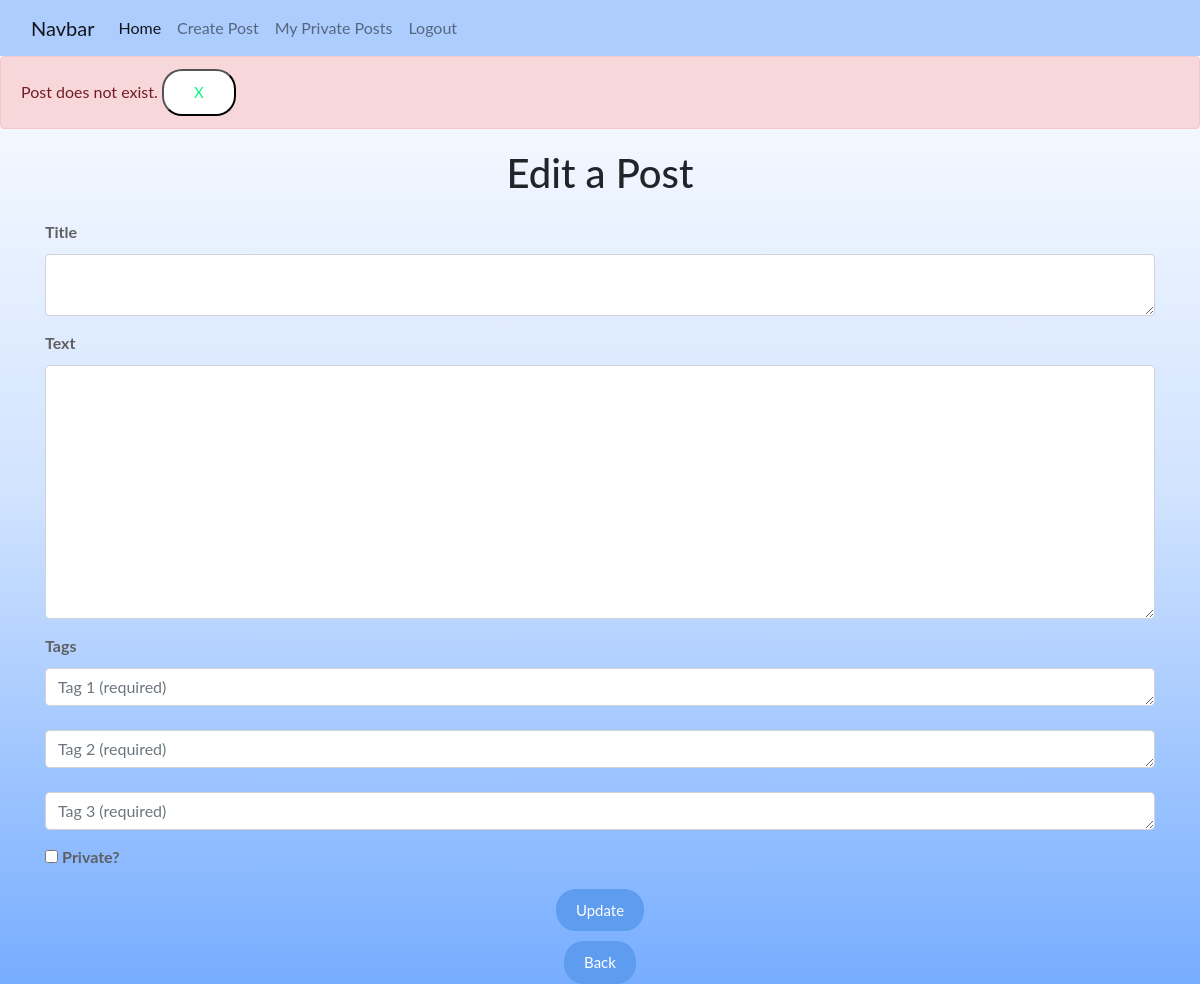
Page /update-post/13 (signed in) on the earlier database version.
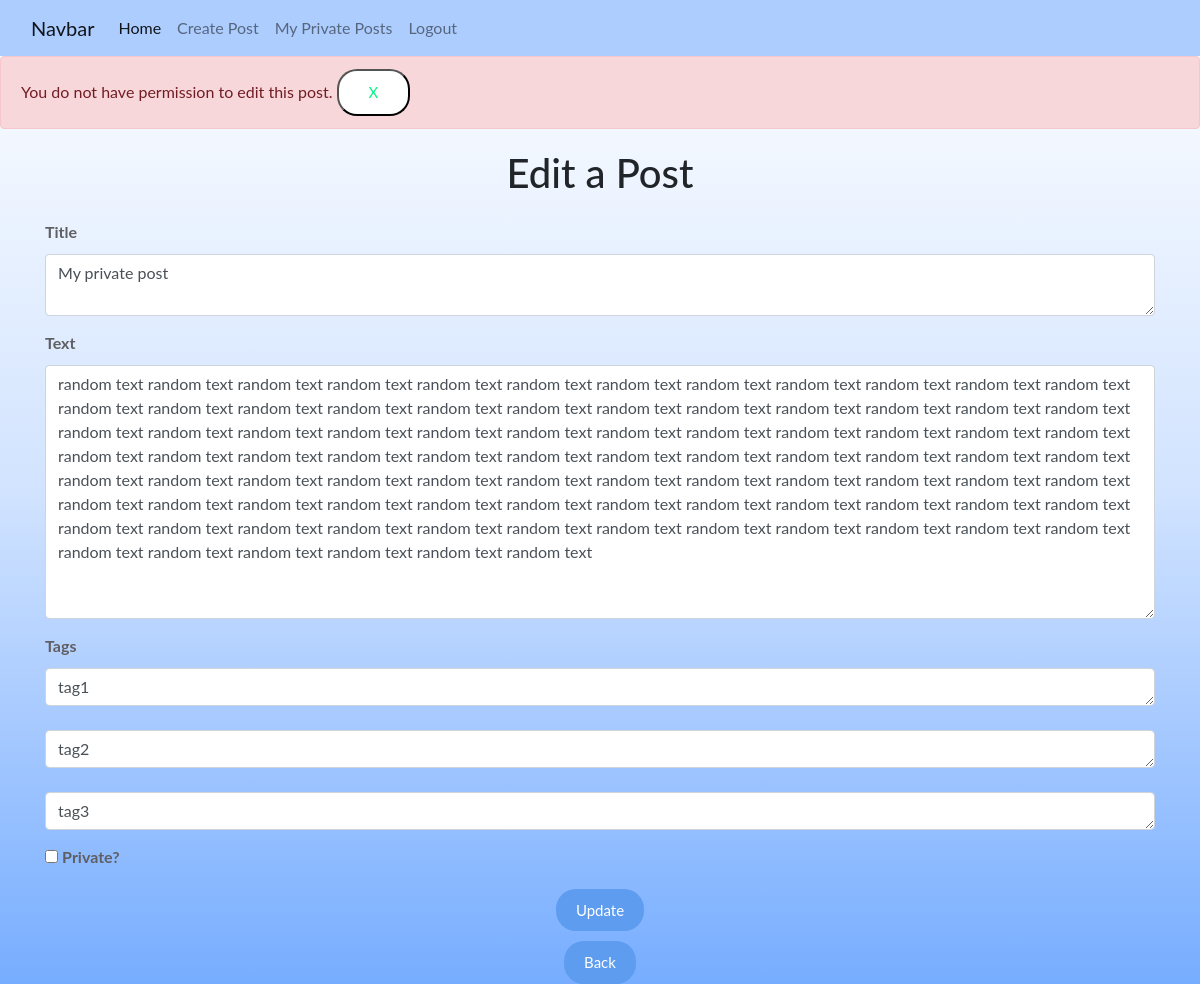
Same page on the later database version.
### website/models.py (models this page shows)
class Post(db.Model):
    id = db.Column(db.Integer, primary_key=True)
    title = db.Column(db.Text, nullable=False)
    text = db.Column(db.Text, nullable=False)
    tag1 = db.Column(db.String(32))
    tag2 = db.Column(db.String(32))
    tag3 = db.Column(db.String(32))
    date_created = db.Column(db.DateTime(timezone=True), default=func.now())
    is_private = db.Column(db.Integer, default = 0)
    author = db.Column(db.Integer, db.ForeignKey('user.id', ondelete="CASCADE"), nullable=False)

### website/views.py (the view, shortened to what this page needs)
@views.route("/update-post/<id>", methods=['GET', 'POST'])
@login_required
def update_post(id):
    post = Post.query.filter_by(id=id).first()
    if not post:
        flash("Post does not exist.", category='error')
    elif current_user.id != post.author:
        flash('You do not have permission to edit this post.', category='error')
    return render_template('update_post.html', post=post, user=current_user)

### website/__init__.py (called while the page is built)
def create_app():
    app = Flask(__name__)
    app.config['SECRET_KEY'] = "secretkey"
    app.config['SQLALCHEMY_DATABASE_URI'] = f'sqlite:///{DB_NAME}'
    app.config['SQLALCHEMY_TRACK_MODIFICATIONS'] = False
    db.init_app(app)
    from .views import views
    from .auth import auth
    app.register_blueprint(views, url_prefix="/")
    app.register_blueprint(auth, url_prefix="/")
    from .models import User, Post
    create_database(app)
    login_manager = LoginManager()
    login_manager.login_view = "auth.login"
    login_manager.init_app(app)
    @login_manager.user_loader
    def load_user(id):
        return User.query.get(int(id))
    return app

### website/templates/update_post.html
{% extends "base.html" %} {% block title %}Home{% endblock %} {% block content%}
<h1 align="center">Edit a Post</h1>
<form action="{{ url_for('views.update_post', id=post.id) }}", method="POST">
  <label for="title">Title</label>
  <textarea name="title" id="title" class="form-control">{{post.title}}</textarea>
  <label for="text">Text</label>
  <textarea name="text" id="text" class="form-control" rows="10" cols="40">{{post.text}}</textarea>
  <label for="tag1">Tags</label>
  <textarea name="tag1" id="tag1" class="form-control" placeholder="Tag 1 (required)" rows="1">{{ post.tag1 }}</textarea>
  <br>
  <textarea name="tag2" id="tag2" class="form-control" placeholder="Tag 2 (required)" rows="1">{{ post.tag2 }}</textarea>
  <br>
  <textarea name="tag3" id="tag3" class="form-control" placeholder="Tag 3 (required)" rows="1">{{ post.tag3 }}</textarea>
  <input type="checkbox" name="is_private" id="is_private">
  <label for="is_private">Private?</label>
  <br>
  <div align="center">
    <button type="submit" class="update-btn">Update</button>
  </div>
</form>
<div align="center">
  <a href="/home"
    ><button type="button" class="back-btn">Back</button></a
  >
</div>
{% endblock %}

### website/templates/base.html (shortened to what this page needs)
<!DOCTYPE html>
<html lang="en">
<head>
    <link rel="stylesheet" href="https://maxcdn.bootstrapcdn.com/bootstrap/4.5.2/css/bootstrap.min.css">
    <link rel="stylesheet" type="text/css" href="{{ url_for('static', filename='base-style.css') }}">
    <link rel="stylesheet" type="text/css" href="{{ url_for('static', filename='views.css') }}"
    <meta charset="UTF-8" />
</head>
<body>
    <nav class="navbar navbar-expand-lg bg-body-tertiary navbar-light navbar-custom">
        <div class="container-fluid">
          <a class="navbar-brand" href=" ">Navbar</a>
          <div class="collapse navbar-collapse">
            <div class="navbar-nav">
              <a class="nav-link active" aria-current="page" href="/home">Home</a>
              {%if user.is_authenticated%}
              <a class="nav-link" href="/create-post">Create Post</a>
              <a class="nav-link" href="/{{ current_user.username }}/private-posts">My Private Posts</a>
              <a class="nav-link" href="/logout">Logout</a>
              {%else%}
              <a class="nav-link" href="/login">Login</a>
              <a class="nav-link" href="/sign-up">Signup</a>
              {%endif%}
            </div>
          </div>
        </div>
      </nav>
    {% with messages = get_flashed_messages(with_categories=True) %}
        {% if messages %}
            {% for category, message in messages %}
                {% if category == "error" %}
                <div class="alert alert-danger alter-dismissible fade show" style="margin-top: 0px" role="alert">
                    {{ message }}
                    <button type="button" class="btn-close" data-bs-dismiss="alert">X</button>
                </div>
                {% else %}
                <div class="alert alert-success alter-dismissable fade show" style="margin-top: 0px" role="alert">
                    {{ message }}
                    <button type="button" class="btn-close" data-bs-dismiss="alert">X</button>
                </div>
                {% endif %}
            {% endfor %}
        {% endif %}
    {% endwith %}
    <div class="container">{% block content %}{% endblock %}</div>
</body>
</html>

### website/static/base-style.css (style rules this page uses)
html, body { height: 100%; margin: 0; padding: 0; font-family: Lato, sans-serif; background: linear-gradient(to bottom, #ffffff, #d1e3ff, #77adff); overflow: auto; }
h1 { margin-top: 20px; }
label { width: 100px; color: #5f5f62; font-weight: bold; margin-bottom: 10px; text-align:left; margin-top:15px; }
button[type="submit"], .back-btn { color: #ffffff; padding: 10px 20px; border-radius: 20px; border: none; font-size: 15px; cursor: pointer; transition: all 0.3s ease; margin-top:10px; background-color: #5d9cef; }
.btn-close { margin-top:0px; margin-right:10px; background-color: white; color: rgb(8, 244, 130); padding: 10px 30px; border-radius: 20px; font-size: 15px; cursor: pointer; transition: all 0.3s ease; }

### website/static/views.css (style rules this page uses)
.navbar-custom { background-color: rgb(173, 205, 254); }

Differences in the rows shown:
added Post: title "My private post", text "random text random text random text random text random text random text random text random text random text random text random text random text random text random text random text random text random text random text random text random text random text random text random text random text random text random text random text random text random text random text random text random text random text random text random text random text random text random text random text random text random text random text random text random text random text random text random text random text random text random text random text random text random text random text random text random text random text random text…", tag1 "tag1", tag2 "tag2", tag3 "tag3"
Other differences:
new list line: "You do not have permission to edit this post. X"
list line gone: "Post does not exist. X"
